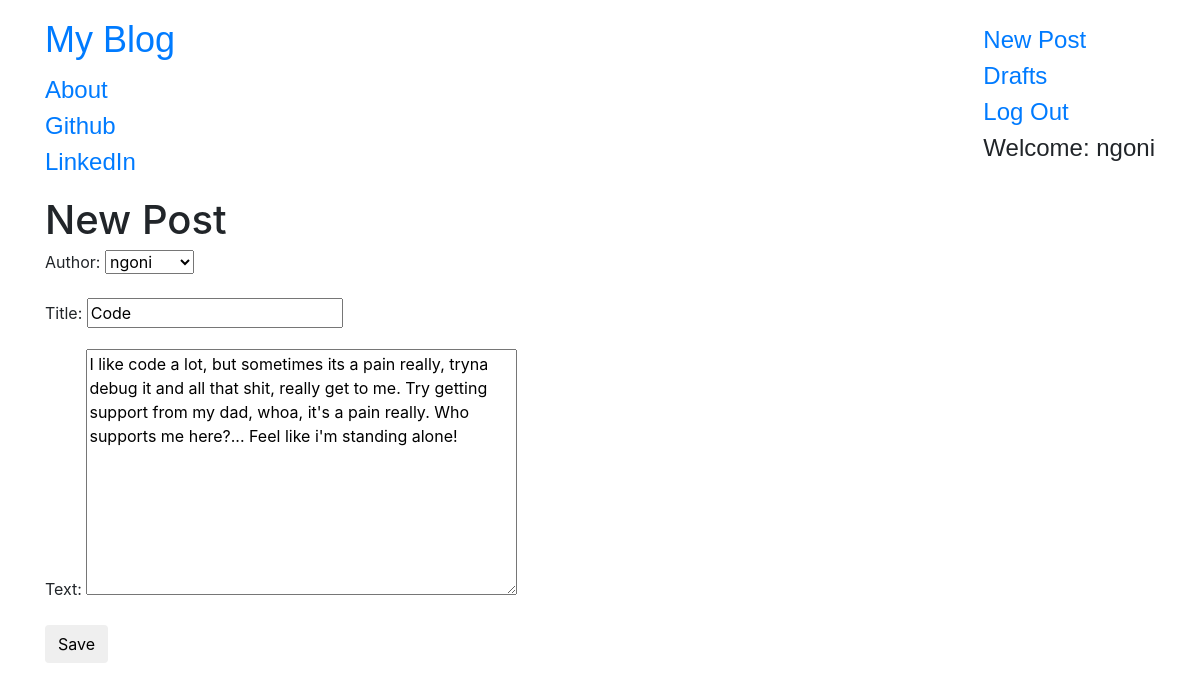
Screenshot of /post/1/edit/ (signed in) with the database file from the repository.
### blog/models.py (models this page shows, shortened)
class Post(models.Model):
    author = models.ForeignKey("auth.User", on_delete=models.CASCADE)
    title = models.CharField(max_length = 200)
    text = models.TextField()
    created_date = models.DateTimeField(default = timezone.now)
    published_date = models.DateTimeField(blank = True, null = True)

### blog/views.py (the view)
# urls.py: url(r"^post/(?P<pk>\d+)/edit/$", views.PostUpdateView.as_view(), name="post_edit"),
class PostUpdateView(LoginRequiredMixin, UpdateView):
    login_url = '/login/'
    redirect_field_name = 'blog/post_detail.html'
    form_class = PostForm
    model =Post

### blog/forms.py
class PostForm(forms.ModelForm):
    class Meta():
        model = Post
        fields = ('author', 'title', 'text')
    widgets = {
        'title': forms.TextInput(attrs={'class': 'textinputclass'}),
        'text': forms.Textarea(attrs={'class': 'editable medium-editor-textarea postcontent'}),
    }

### blog/templates/blog/post_form.html (shortened to what this page needs)
{% extends "blog/base.html" %}
{% block content %}
    <h1>New Post</h1>
    <form class="post-form" method ="POST">
        {{form.as_p}}
        <button type="submit" class = "save btn btn-default" name="button">Save</button>
    </form>
{% endblock content %}

### blog/templates/blog/base.html (shortened to what this page needs)
<!DOCTYPE html>
{% load staticfiles %}
<html>
<head>
        <link rel="stylesheet" href="{% static 'css/bootstrap.min.css' %}">
        <link rel="stylesheet" href="{% static 'css/bootstrap.css' %}">
        <link rel="stylesheet" href="{% static 'css/medium-editor.css' %}">
        <link rel="stylesheet" href="{% static 'css/themes/default.css' %}">
    <link rel="stylesheet" href="{% static 'css/blog.css' %}">
</head>
<body>
    <nav class="navbar navbar-default techfont custom-navbar" >
        <div class="container">
            <ul class="nav navbar-nav">
                <li> <a  class="navbar-brand bigbrand" href="{% url 'post_list' %}">My Blog</a> </li>
                <li> <a href="{% url 'about' %}">About</a> </li>
                <li> <a href="https://www.github.com">Github</a> </li>
                <li> <a href="https://www.linkedin.com">LinkedIn</a> </li>
            </ul>
            <ul class="nav navbar-nav navbar-right" >
                {% if user.is_authenticated %}
                    <li>
                        <a href="{% url 'post_new' %}">New Post</a>
                    </li>
                    <li>
                        <a href="{% url 'post_draft_list' %}">Drafts</a>
                    </li>
                    <li>
                        <a href="{% url 'logout' %}">Log Out</a>
                    </li>
                    <li>
                        <a>Welcome: {{user.username}}</a>
                    </li>
                {% else %}
                    <li> <a class="nav navbar-right" href="{% url 'login' %}">login</span></a> </li>
                {% endif %}
            </ul>
        </div>
    </nav>
    <div class="content container">
        <div class="row" >
            <div class="col-md-8">
                <div class="blog_posts">
                    {% block content %}
                    {% endblock %}
                </div>
            </div>
        </div>
    </div>
</body>
</html>

### blog/static/css/blog.css (style rules this page uses)
.techfont { font-family: 'Russo One', sans-serif; font-size: 1.5em; margin-bottom: 10px; }
.bigbrand { font-size: 1.5em; }

### rows the page displays
Post: author "ngoni", title "Code", text "I like code a lot, but sometimes its a pain really, tryna debug it and all that shit, really get to me. Try getting support from my dad, whoa, it's a pain really. Who supports me here?... Feel like i'm standing alone!"

### other values shown
{{ user.username }} "ngoni"
